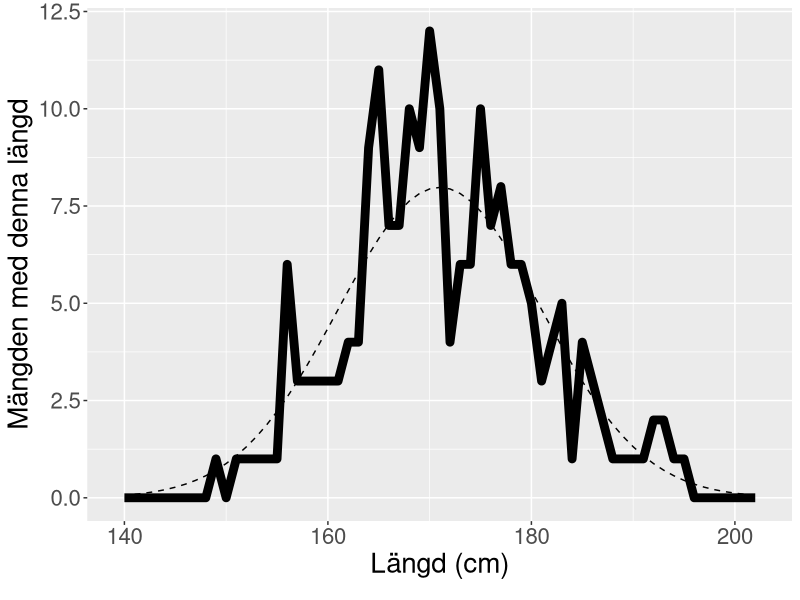
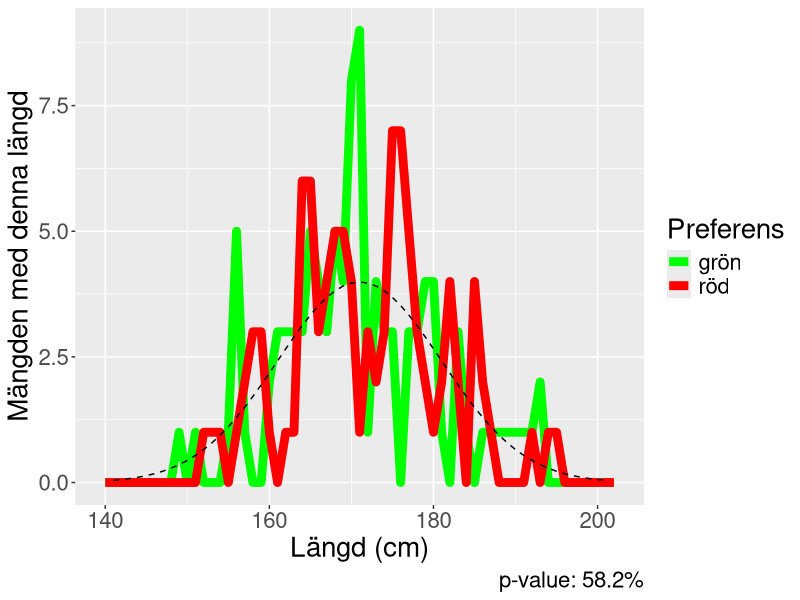
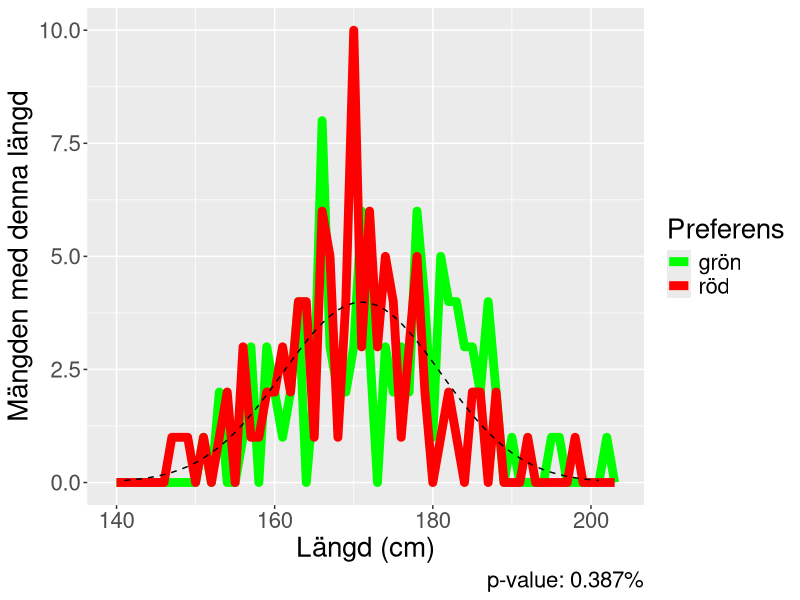

Reproduce these figures in R, in order.
#!/bin/env Rscript
#
# Based on
#
# False-positive psychology: Undisclosed flexibility in data collection
# and analysis allows presenting anything as significant
#

get_mean_woman_length <- function() { 171 }
get_sd_woman_length <- function() { 10 }
get_n_subjects <- function() { 200 }

#' Create a table of `n` subjects, with half of type A and half of type B
create_subjects <- function(n_subjects, seed) {
  testthat::expect_equal(n_subjects / 4, round(n_subjects / 4))
  set.seed(seed)
  t <- tibble::tibble(
    preference = rep(c("red", "green"), times = n_subjects / 2), 
    phone_number = rep(c("odd", "even"), each = n_subjects / 2), 
    length = rnorm(
      n = n_subjects, 
      mean = get_mean_woman_length(), 
      sd = get_sd_woman_length()
    )
  )
  t$preference <- as.factor(t$preference)
  t
}
testthat::expect_equal(create_subjects(12, 42), create_subjects(12, 42))

plot_subjects <- function(t) {
  n_subjects <- nrow(t)
  binwidth <- 1
  xs <- seq(
    from = get_mean_woman_length() - (3.0 * get_sd_woman_length()), 
    to = get_mean_woman_length() + (3.0 * get_sd_woman_length()), 
    by = binwidth
  )
  t_ideal <- tibble::tibble(
    x = xs
  )
  t_ideal$y <- dnorm(
    t_ideal$x, 
    mean = get_mean_woman_length(), 
    sd = get_sd_woman_length()
  ) * n_subjects * binwidth / 1
  ggplot2::ggplot(
    t, 
    ggplot2::aes(x = length)) + 
    ggplot2::geom_freqpoly(linewidth = 3, binwidth = binwidth) + 
    ggplot2::geom_line(data = t_ideal, mapping = ggplot2::aes(x = x, y = y), color = "black", lty = "dashed") +
    ggplot2::scale_x_continuous(name = "Längd (cm)") +
    ggplot2::scale_y_continuous(
      # breaks = seq(0, 13),
      name = "Mängden med denna längd"
    ) +
    ggplot2::labs(
      caption = paste0(
        #"Number of women: ", n_subjects
      )
    ) +
    ggplot2::theme(text = ggplot2::element_text(size = 20))
}

plot_subjects_by_preference <- function(t) {
  n_subjects <- nrow(t)
  binwidth <- 1
  xs <- seq(
    from = get_mean_woman_length() - (3.0 * get_sd_woman_length()), 
    to = get_mean_woman_length() + (3.0 * get_sd_woman_length()), 
    by = binwidth
  )
  t_ideal <- tibble::tibble(
    x = xs
  )
  t_ideal$y <- dnorm(
    t_ideal$x, 
    mean = get_mean_woman_length(), 
    sd = get_sd_woman_length()
  ) * n_subjects * binwidth / 2
  statistics <- broom::tidy(
    t.test(
      x = t[t$preference == "red", ]$length, 
      y = t[t$preference == "green", ]$length
    )
  )
  
  ggplot2::ggplot(
    t, 
    ggplot2::aes(x = length, color = preference)) + 
    ggplot2::geom_freqpoly(linewidth = 3, binwidth = binwidth) + 
    ggplot2::geom_line(data = t_ideal, mapping = ggplot2::aes(x = x, y = y), color = "black", lty = "dashed") +
    ggplot2::scale_x_continuous(name = "Längd (cm)") +
    ggplot2::scale_y_continuous(name = "Mängden med denna längd") +
    ggplot2::labs(
      caption = paste0(
        # "Number of women: ", n_subjects, ", ",
        "p-value: ", format(100.0 * statistics$p.value, digits = 3), "%"
      )
    ) +
    ggplot2::scale_color_manual(
      name = "Preferens",
      labels = c("red" = "röd", "green" = "grön"), 
      values = c("red" = "red", "green" = "green")
    ) +
    ggplot2::theme(text = ggplot2::element_text(size = 20))
}

t <- create_subjects(n_subjects = get_n_subjects(), seed = 1)
plot_subjects(t)
ggplot2::ggsave(paste0("distribution_", get_n_subjects(), "_no_preference.png"), width = 7, height = 7)
plot_subjects_by_preference(t)
ggplot2::ggsave(paste0("distribution_", get_n_subjects(), ".png"), width = 7, height = 7)

#' Determines if 'red' is significantly different than 'green'
create_experiment_results <- function(n_subjects, n_seeds) {
  t_result <- tibble::tibble(seed = seq_len(n_seeds), p_value = NA)
  for (i in seq_len(n_seeds)) {
    seed <- t_result$seed[i]
    t <- create_subjects(n_subjects, seed = seed)
    p_value <- t.test(
      x = t[t$preference == "red", ]$length, 
      y = t[t$preference == "green", ]$length
    )$p.value
    t_result$p_value[i] <- p_value
  }
  t_result
}

n_seeds <- 40
t <- create_experiment_results(n_subjects = get_n_subjects(), n_seeds = n_seeds)
n_significant <- sum(t$p_value < 0.05)
testthat::expect_true(n_significant >= 1)
percentage_significant <- 100.0 * n_significant / n_seeds

best_seed <- which(t$p_value == min(t$p_value))
t[best_seed, ]

plot_subjects_by_preference(create_subjects(n_subjects = get_n_subjects(), seed = best_seed))
ggplot2::ggsave(paste0("distribution_", get_n_subjects(), "_", best_seed, ".png"), width = 7, height = 7)
